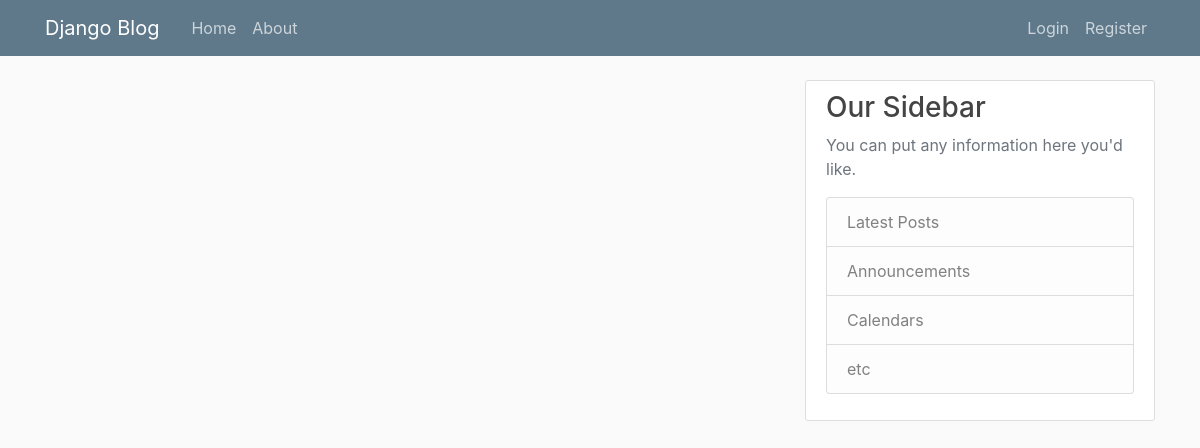
/, run on an earlier commit of the app's database.
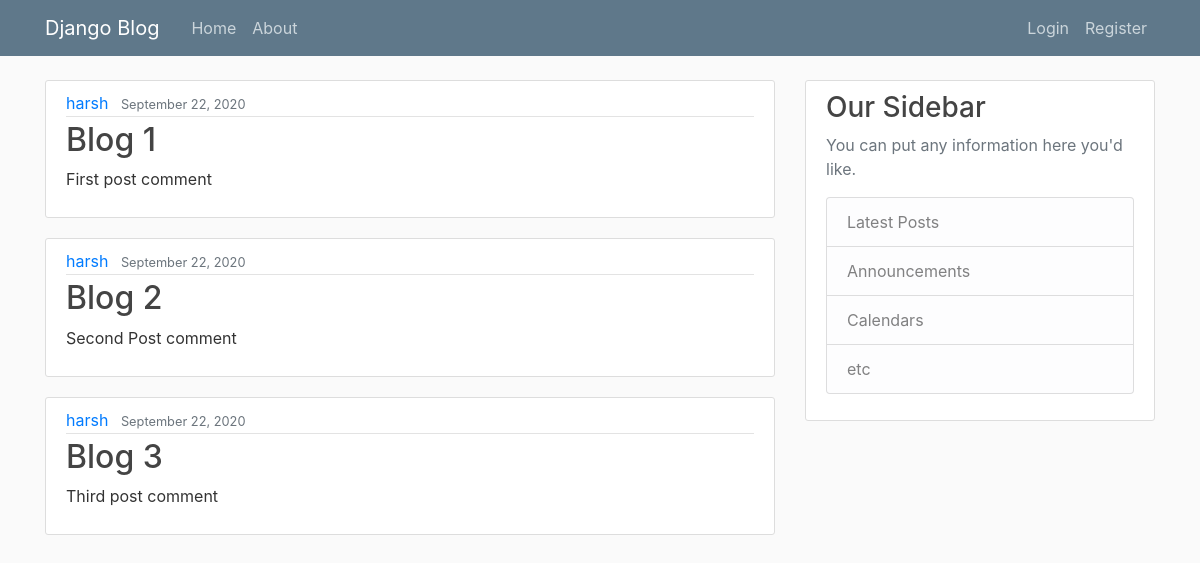
And on a later commit of the database.
### blog_app/models.py (models this page shows)
class Post(models.Model):
    title = models.CharField(max_length = 100)
    content = models.TextField()
    date_posted = models.DateTimeField(default = timezone.now)
    author = models.ForeignKey(User, on_delete=models.CASCADE)

### blog_app/views.py (the view)
# urls.py: 2. Add a URL to urlpatterns:  path('', views.home, name='home')
def home(request):
    posts = Post.objects.all()
    return render(request, 'blog_app/home.html', {'posts': posts})

### blog_app/templates/blog_app/home.html
{% extends 'blog_app/base.html'%}
{% block content %}
  {% for post in posts %}
    <article class="media content-section">
      <div class="media-body">
        <div class="article-metadata">
          <a class="mr-2" href="#">{{ post.author }}</a>
          <small class="text-muted">{{ post.date_posted|date:"F d, Y" }}</small>
        </div>
        <h2><a class="article-title" href="#">{{ post.title }}</a></h2>
        <p class="article-content">{{ post.content }}</p>
      </div>
    </article>
  {% endfor %}
{% endblock content %}

### blog_app/templates/blog_app/base.html (shortened to what this page needs)
{% load static %}
<!DOCTYPE html>
<html lang="en">
<head>
  <link rel="stylesheet" href="https://maxcdn.bootstrapcdn.com/bootstrap/4.0.0/css/bootstrap.min.css"
 />
  <link rel="stylesheet" href="{% static 'blog_app/main.css' %}">
</head>
<body>
  <header class="site-header">
    <nav class="navbar navbar-expand-md navbar-dark bg-steel fixed-top">
      <div class="container">
        <a class="navbar-brand mr-4" href="{% url 'blog_home' %}">Django Blog</a>
        <div class="collapse navbar-collapse" id="navbarToggle">
          <div class="navbar-nav mr-auto">
            <a class="nav-item nav-link" href="{% url 'blog_home' %}">Home</a>
            <a class="nav-item nav-link" href="{% url 'blog_about' %}">About</a>
          </div>
          <div class="navbar-nav">
            {% if user.is_authenticated %}
              <p class="nav-item">Hi {{ user.username|title  }}</p>
              <a class="nav-item nav-link" href="{% url 'profile' %}">Profile</a>
              <a class="nav-item nav-link" href="{% url 'logout' %}">Logout</a>
            {% else %}
              <a class="nav-item nav-link" href="{% url 'login' %}">Login</a>
              <a class="nav-item nav-link" href="{% url 'register' %}">Register</a>
            {% endif %}
          </div>
        </div>
      </div>
    </nav>
  </header>
  <main role="main" class="container">
    <div class="row">
      <div class="col-md-8">
        {% block content %}{% endblock %}
      </div>
      <div class="col-md-4">
        <div class="content-section">
          <h3>Our Sidebar</h3>
          <p class='text-muted'>You can put any information here you'd like.
          <ul class="list-group">
            <li class="list-group-item list-group-item-light">Latest Posts</li>
            <li class="list-group-item list-group-item-light">Announcements</li>
            <li class="list-group-item list-group-item-light">Calendars</li>
            <li class="list-group-item list-group-item-light">etc</li>
          </ul>
          </p>
        </div>
      </div>
    </div>
  </main>
</body>
</html>

### blog_app/static/blog_app/main.css (style rules this page uses)
body { background: #fafafa; color: #333333; margin-top: 5rem; }
h1, h2, h3, h4, h5, h6 { color: #444444; }
ul { margin: 0; }
.bg-steel { background-color: #5f788a; }
.site-header .navbar-nav .nav-link { color: #cbd5db; }
.content-section { background: #ffffff; padding: 10px 20px; border: 1px solid #dddddd; border-radius: 3px; margin-bottom: 20px; }
.article-title { color: #444444; }
.article-content { white-space: pre-line; }
.article-metadata { padding-bottom: 1px; margin-bottom: 4px; border-bottom: 1px solid #e3e3e3 }

What changed in the data, as far as the page shows it:
added Post: author "harsh", date_posted "September 22, 2020", title "Blog 1", content "First post comment"
added Post: author "harsh", date_posted "September 22, 2020", title "Blog 2", content "Second Post comment"
added Post: author "harsh", date_posted "September 22, 2020", title "Blog 3", content "Third post comment"
